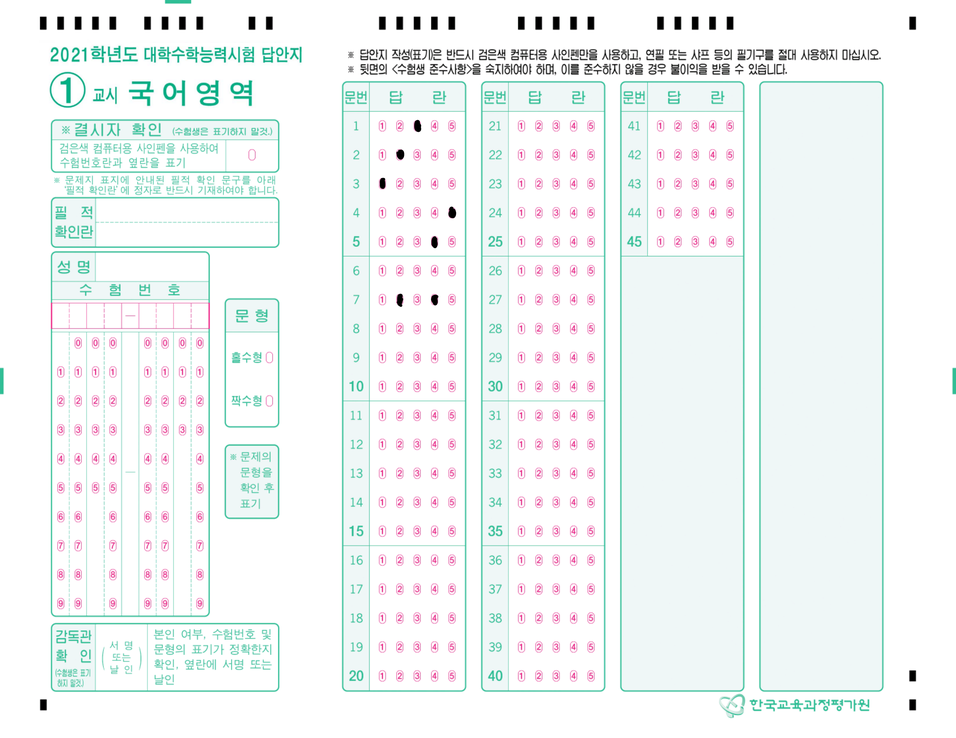
#> input picture a.png, 956 x 738 px, shrunk from 3294 x 2545 before the run
$ jupyter execute --allow-errors ex.ipynb
#> lines starting #> are read from the running program, lines starting #| are printed output that depends on the picture; after the words box and inside, x2 and y2 are one past the last pixel; in counts of white or black regions, pixels touching at a corner belong together
[cell 1]
#import modules and packages
from imutils.perspective import four_point_transform
from imutils import contours
import matplotlib.pyplot as plt
import numpy as np
import imutils
import cv2

[cell 2]
#load the image and preprocess
plt.rcParams["figure.figsize"] = (12,7)
img=cv2.imread('a.png',cv2.IMREAD_COLOR)
#> img is the input picture: shape (738, 956, 3); mean B, G, R 245.5, 245.8, 240.8
gray=cv2.cvtColor(img,cv2.COLOR_BGR2GRAY)
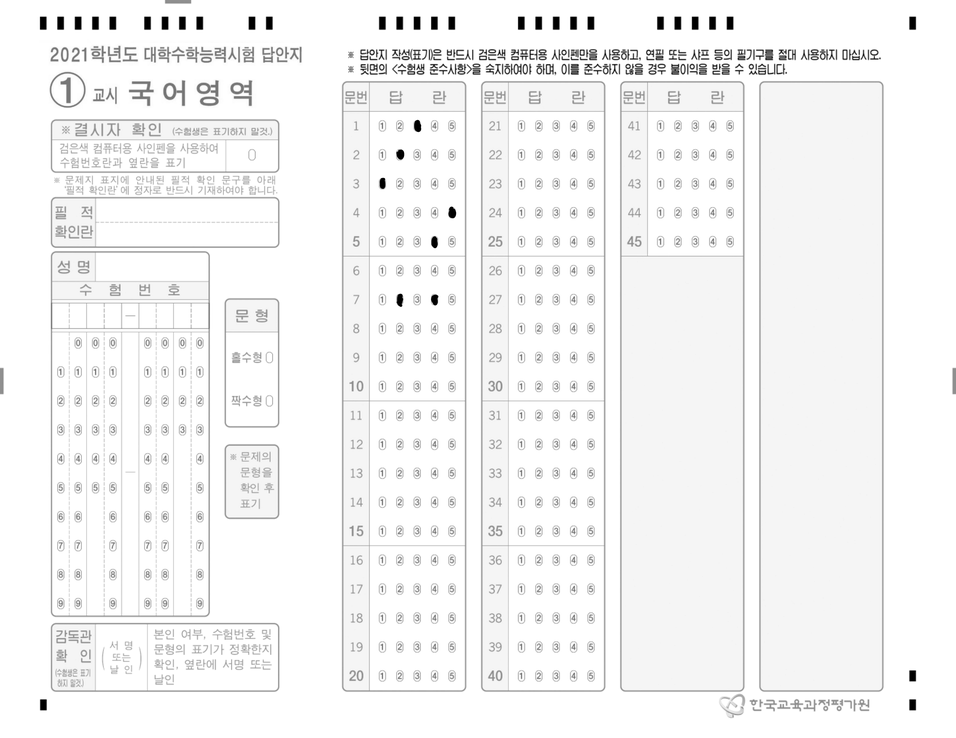
#> gray: shape (738, 956); min 0, max 255, mean 244.4
blurred = cv2.GaussianBlur(gray, (5, 5), 0)
edged=cv2.Canny(blurred, 50, 200)
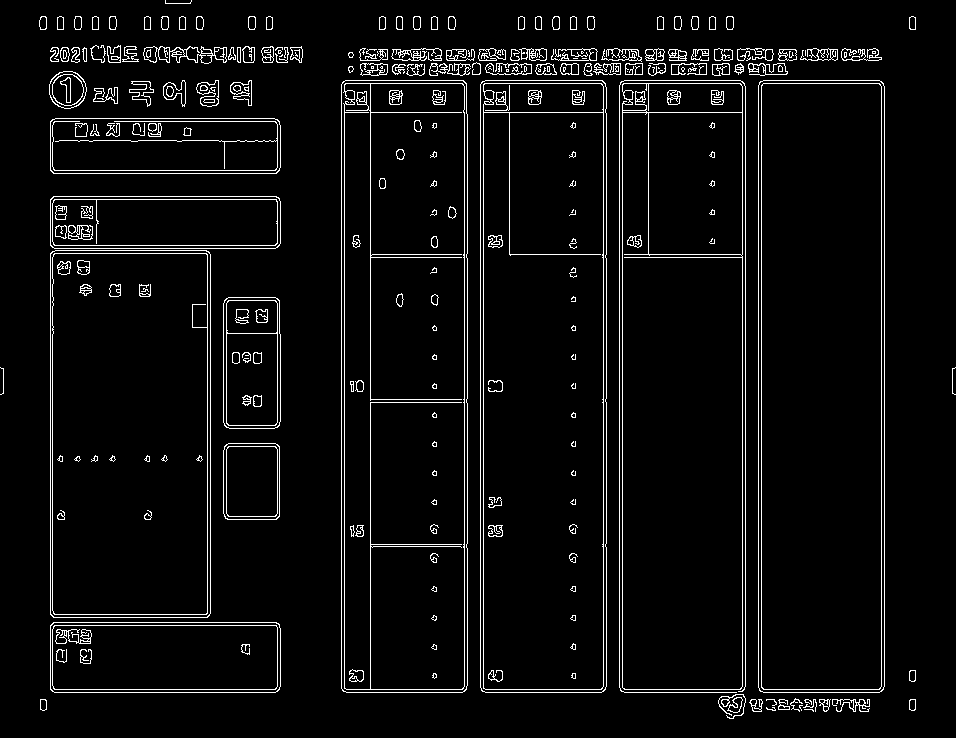
#> edged: shape (738, 956); 4.8% white in thin lines or dots
plt.imshow(cv2.cvtColor(edged, cv2.COLOR_BGR2RGB))

[cell 3]
#finding contours
cnts=cv2.findContours(edged.copy(),cv2.RETR_EXTERNAL,cv2.CHAIN_APPROX_SIMPLE)
#> cnts = 139 contours, 48 with area under 20; largest, box (x1, y1, x2, y2) and area: (758, 80, 885, 693) 77073, (480, 80, 607, 693) 77061, (341, 80, 468, 693) 77036, (622, 83, 743, 690) 72661, (50, 250, 211, 618) 58697
cnts=imutils.grab_contours(cnts)

[cell 4]
#reducing vertices by approxPolyDP, finding answer area
roa=np.empty((0,1,2), int) #(region of answer)ndarray gen
for c in cnts:
    peri=cv2.arcLength(c, True)
    approx=cv2.approxPolyDP(c, 0.005*peri, True)
    if len(approx)==4:
        cv2.drawContours(img, [approx], 0, (0, 0, 255), 5)
        roa=np.append(roa, approx, axis=0)
#> this loop made 139 passes
#> (peri, roa) on pass 22: (1047, [[52, 251], [50, 614], [207, 617], [210, 254]])
#> peri on passes 1 to 6: 20.24, 30.73, 17.07, 32.24, 275.1, 49.21
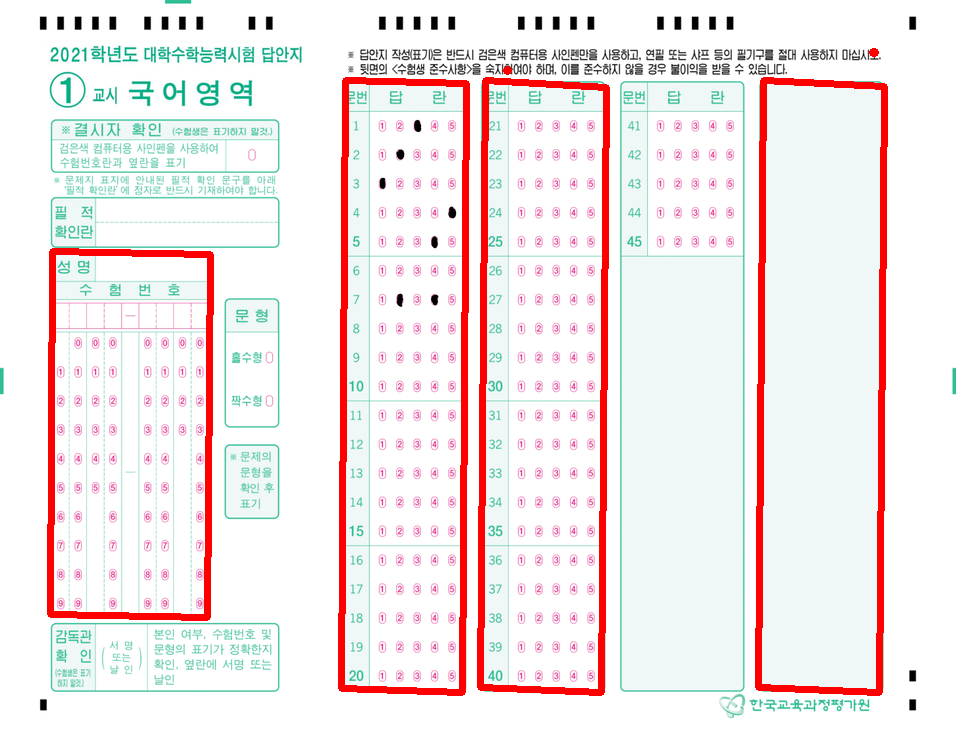
#> img: shape (738, 956, 3); 5.37% of pixels changed, all inside (x1, y1, x2, y2) = (47, 48, 888, 696)
#> after the loop, roa = 24 rows, first 8: [52, 251], [50, 614], [207, 617], [210, 254], [763, 80], [758, 687], [879, 692], [884, 86]
plt.imshow(cv2.cvtColor(img, cv2.COLOR_BGR2RGB))
#> (the rest of this cell did not finish here and is left out)

[cell 5]
cv2.drawContours(img, [roa[1]], 0, (0, 255, 0), 10)
#> img: shape (738, 956, 3); 0.01% of pixels changed, all inside (x1, y1, x2, y2) = (45, 609, 56, 620)
plt.imshow(cv2.cvtColor(img, cv2.COLOR_BGR2RGB))

[cell 6]
#slicing
x, y, w, h = cv2.boundingRect(roa[1])
#> x = 50; y = 614; w = 1; h = 1
print(x, y, w, h)
#| 50 614 1 1
roi=gray[y:y+h, x:x+w]
#> roi = [255]
plt.imshow(cv2.cvtColor(roi, cv2.COLOR_BGR2RGB))
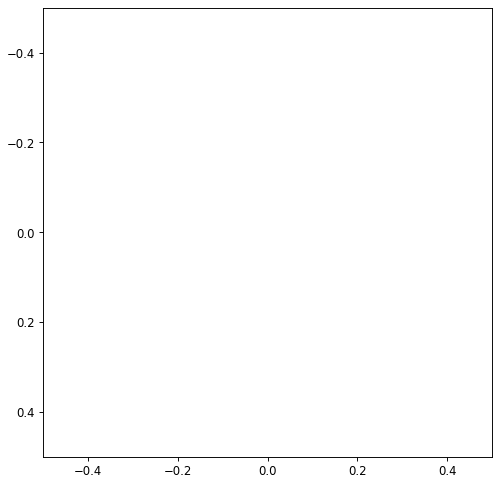
#> figure drawn by matplotlib, 1 panel

[cell 7]
thresh = cv2.threshold(roi, 0, 255, cv2.THRESH_BINARY_INV | cv2.THRESH_OTSU)[1]
#> thresh = [0]
plt.imshow(cv2.cvtColor(thresh, cv2.COLOR_BGR2RGB))
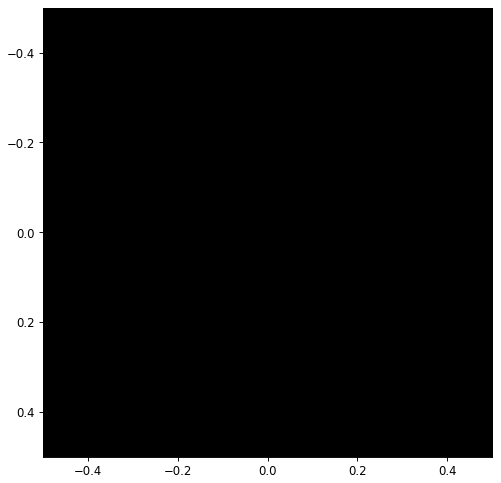
#> figure drawn by matplotlib, 1 panel
